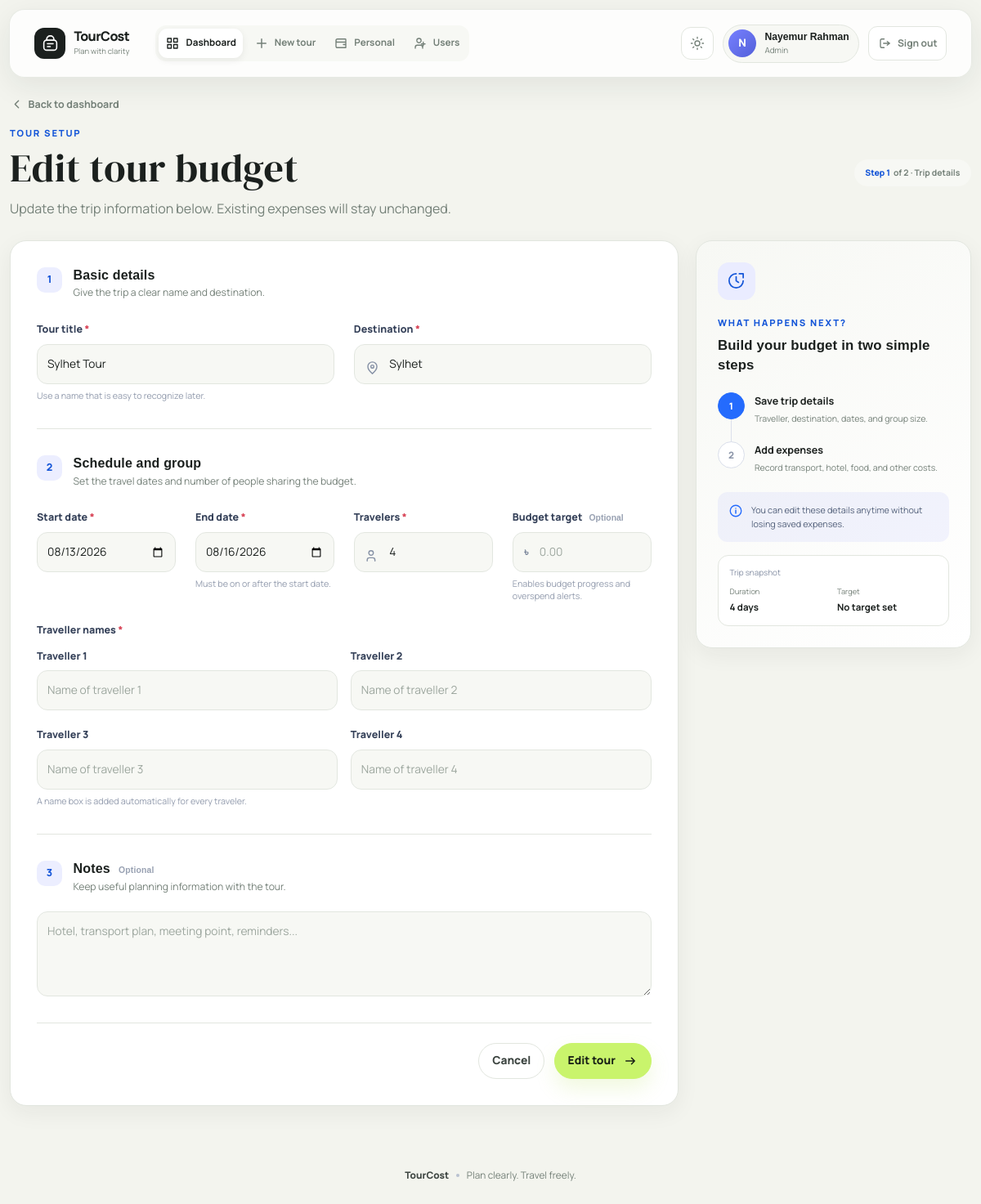
The page /tour/2/edit (signed in) on the database its author committed.
### tables this page shows
CREATE TABLE users (
                id INTEGER PRIMARY KEY AUTOINCREMENT,
                username TEXT NOT NULL UNIQUE,
                full_name TEXT NOT NULL,
                password_hash TEXT NOT NULL,
                role TEXT NOT NULL DEFAULT 'user',
                created_at TEXT NOT NULL,
                updated_at TEXT NOT NULL,
                CHECK(role IN ('super_admin', 'admin', 'user'))
            );

CREATE TABLE tours (
                id INTEGER PRIMARY KEY AUTOINCREMENT,
                title TEXT NOT NULL,
                destination TEXT NOT NULL,
                start_date TEXT NOT NULL,
                end_date TEXT NOT NULL,
                travelers INTEGER NOT NULL,
                transport_cost REAL NOT NULL DEFAULT 0,
                hotel_cost_per_night REAL NOT NULL DEFAULT 0,
                hotel_nights INTEGER NOT NULL DEFAULT 0,
                food_cost_per_person_per_day REAL NOT NULL DEFAULT 0,
                food_days INTEGER NOT NULL DEFAULT 0,
                activities_cost REAL NOT NULL DEFAULT 0,
                visa_cost REAL NOT NULL DEFAULT 0,
                shopping_cost REAL NOT NULL DEFAULT 0,
                other_cost REAL NOT NULL DEFAULT 0,
                tax_percent REAL NOT NULL DEFAULT 0,
                contingency_percent REAL NOT NULL DEFAULT 0,
                notes TEXT DEFAULT '',
                created_at TEXT NOT NULL,
                updated_at TEXT NOT NULL
            , total_cost REAL NOT NULL DEFAULT 0, budget_limit REAL NOT NULL DEFAULT 0, traveller_name TEXT NOT NULL DEFAULT '');

### app.py (the view, shortened to what this page needs)
@app.route("/tour/<int:tour_id>/edit", methods=["GET", "POST"])
@login_required
def edit_tour(tour_id):
    with get_db() as conn:
        existing = conn.execute("SELECT * FROM tours WHERE id = ?", (tour_id,)).fetchone()
    if not existing:
        flash("Tour not found.", "danger")
        return redirect(url_for("dashboard"))
    return render_template("tour_form.html", tour=existing, mode="Edit")

### templates/tour_form.html (shortened to what this page needs)
{% extends "base.html" %}
{% block content %}
<div class="page-heading">
    <a class="back-link" href="{{ url_for('dashboard') }}">
        <svg viewBox="0 0 24 24" fill="none" aria-hidden="true"><path d="m15 18-6-6 6-6" stroke="currentColor" stroke-width="2" stroke-linecap="round" stroke-linejoin="round"/></svg>
        Back to dashboard
    </a>
    <div class="page-heading-row">
        <div>
            <span class="section-kicker">Tour setup</span>
            <h1>{{ mode }} tour budget</h1>
            <p>{% if mode == 'Create' %}Start with the essential trip details. You can add expenses on the next screen.{% else %}Update the trip information below. Existing expenses will stay unchanged.{% endif %}</p>
        </div>
        <span class="step-pill"><strong>Step 1</strong> of 2 · Trip details</span>
    </div>
</div>
<div class="form-layout">
    <div class="form-surface">
        <form method="post" id="tourForm">
            <section class="form-section" aria-labelledby="basicDetailsHeading">
                <div class="form-section-heading">
                    <span class="form-section-number">1</span>
                    <div>
                        <h2 id="basicDetailsHeading">Basic details</h2>
                        <p>Give the trip a clear name and destination.</p>
                    </div>
                </div>
                <div class="row g-4">
                    <div class="col-md-6">
                        <label class="form-label" for="tourTitle">Tour title <span class="required-mark">*</span></label>
                        <input class="form-control" id="tourTitle" name="title" required maxlength="120" value="{{ tour['title'] if tour else '' }}" placeholder="e.g. Cox's Bazar Weekend" autofocus>
                        <div class="field-hint">Use a name that is easy to recognize later.</div>
                    </div>
                    <div class="col-md-6">
                        <label class="form-label" for="destination">Destination <span class="required-mark">*</span></label>
                        <div class="input-with-icon">
                            <span aria-hidden="true"><svg viewBox="0 0 24 24" fill="none"><path d="M19 10c0 5-7 11-7 11S5 15 5 10a7 7 0 1 1 14 0Z" stroke="currentColor" stroke-width="1.8"/><circle cx="12" cy="10" r="2.3" stroke="currentColor" stroke-width="1.8"/></svg></span>
                            <input class="form-control" id="destination" name="destination" required maxlength="120" value="{{ tour['destination'] if tour else '' }}" placeholder="e.g. Cox's Bazar, Bangladesh">
                        </div>
                    </div>
                </div>
            </section>
            <section class="form-section" aria-labelledby="scheduleHeading">
                <div class="form-section-heading">
                    <span class="form-section-number">2</span>
                    <div>
                        <h2 id="scheduleHeading">Schedule and group</h2>
                        <p>Set the travel dates and number of people sharing the budget.</p>
                    </div>
                </div>
                <div class="row g-4">
                    <div class="col-md-6 col-lg-3">
                        <label class="form-label" for="startDate">Start date <span class="required-mark">*</span></label>
                        <input type="date" class="form-control" id="startDate" name="start_date" required value="{{ tour['start_date'] if tour else '' }}">
                    </div>
                    <div class="col-md-6 col-lg-3">
                        <label class="form-label" for="endDate">End date <span class="required-mark">*</span></label>
                        <input type="date" class="form-control" id="endDate" name="end_date" required value="{{ tour['end_date'] if tour else '' }}">
                        <div class="field-hint">Must be on or after the start date.</div>
                    </div>
                    <div class="col-md-6 col-lg-3">
                        <label class="form-label" for="travelers">Travelers <span class="required-mark">*</span></label>
                        <div class="input-with-icon">
                            <span aria-hidden="true"><svg viewBox="0 0 24 24" fill="none"><path d="M16 20v-1.5a3.5 3.5 0 0 0-3.5-3.5h-5A3.5 3.5 0 0 0 4 18.5V20M10 11a3.5 3.5 0 1 0 0-7 3.5 3.5 0 0 0 0 7Z" stroke="currentColor" stroke-width="1.8" stroke-linecap="round"/></svg></span>
                            <input type="number" min="1" max="10000" class="form-control" id="travelers" name="travelers" required value="{{ tour['travelers'] if tour else 1 }}">
                        </div>
                    </div>
                    <div class="col-md-6 col-lg-3">
                        <label class="form-label" for="budgetLimit">Budget target <span class="optional-label">Optional</span></label>
                        <div class="money-input">
                            <span>&#2547;</span>
                            <input type="number" min="0" max="1000000000" step="0.01" inputmode="decimal" class="form-control" id="budgetLimit" name="budget_limit" value="{{ tour['budget_limit'] if tour and tour['budget_limit'] else '' }}" placeholder="0.00">
                        </div>
                        <div class="field-hint">Enables budget progress and overspend alerts.</div>
                    </div>
                    <div class="col-12">
                        <div class="form-label">Traveller names <span class="required-mark">*</span></div>
                        <div class="row g-3" id="travellerNameFields"></div>
                        <div class="field-hint">A name box is added automatically for every traveler.</div>
                    </div>
                </div>
            </section>
            <section class="form-section" aria-labelledby="notesHeading">
                <div class="form-section-heading">
                    <span class="form-section-number">3</span>
                    <div>
                        <h2 id="notesHeading">Notes <span class="optional-label">Optional</span></h2>
                        <p>Keep useful planning information with the tour.</p>
                    </div>
                </div>
                <textarea class="form-control" id="tourNotes" rows="4" name="notes" maxlength="1000" placeholder="Hotel, transport plan, meeting point, reminders...">{{ tour['notes'] if tour else '' }}</textarea>
            </section>
            <div class="form-actions">
                <a class="btn btn-secondary-soft" href="{{ url_for('dashboard') }}">Cancel</a>
                <button class="btn btn-primary btn-icon" type="submit">
                    <span>{{ mode }} tour</span>
                    <svg viewBox="0 0 24 24" fill="none" aria-hidden="true"><path d="M5 12h14m-5-5 5 5-5 5" stroke="currentColor" stroke-width="2" stroke-linecap="round" stroke-linejoin="round"/></svg>
                </button>
            </div>
        </form>
    </div>
    <aside class="workflow-card" aria-labelledby="nextStepsHeading">
        <div class="workflow-icon" aria-hidden="true"><svg viewBox="0 0 24 24" fill="none"><path d="M12 3a9 9 0 1 0 9 9" stroke="currentColor" stroke-width="1.8" stroke-linecap="round"/><path d="M12 7v5l3 2M16 3h5v5" stroke="currentColor" stroke-width="1.8" stroke-linecap="round" stroke-linejoin="round"/></svg></div>
        <span class="section-kicker">What happens next?</span>
        <h2 id="nextStepsHeading">Build your budget in two simple steps</h2>
        <ol class="workflow-list">
            <li class="active"><span>1</span><div><strong>Save trip details</strong><small>Traveller, destination, dates, and group size.</small></div></li>
            <li><span>2</span><div><strong>Add expenses</strong><small>Record transport, hotel, food, and other costs.</small></div></li>
        </ol>
        <div class="info-callout">
            <svg viewBox="0 0 24 24" fill="none" aria-hidden="true"><circle cx="12" cy="12" r="9" stroke="currentColor" stroke-width="1.8"/><path d="M12 11v5m0-8h.01" stroke="currentColor" stroke-width="2" stroke-linecap="round"/></svg>
            <p>You can edit these details anytime without losing saved expenses.</p>
        </div>
        <div class="trip-preview" aria-live="polite">
            <span>Trip snapshot</span>
            <div><small>Duration</small><strong id="tripDuration">Choose travel dates</strong></div>
            <div><small>Target</small><strong id="tripBudget">No target set</strong></div>
        </div>
    </aside>
</div>
{% endblock %}

### templates/base.html (shortened to what this page needs)
<!doctype html>
<html lang="en">
<head>
    <link href="https://cdn.jsdelivr.net/npm/bootstrap@5.3.3/dist/css/bootstrap.min.css" rel="stylesheet">
    <link rel="stylesheet" href="{{ url_for('static', filename='style.css') }}">
</head>
<body>
<div class="page-shell">
<nav class="navbar navbar-expand-lg navbar-dark app-navbar">
    <div class="container nav-container">
        <a class="navbar-brand brand-mark" href="{{ url_for('dashboard') }}">
            <span class="brand-icon" aria-hidden="true">
            </span>
            <span>
                <strong>TourCost</strong>
                <small>Plan with clarity</small>
            </span>
        </a>
        {% if is_logged_in %}
        <div class="collapse navbar-collapse" id="primaryNav">
            <div class="navbar-nav app-nav-links" aria-label="Primary navigation">
                <a class="nav-link {% if request.endpoint in ('dashboard', 'view_tour', 'edit_tour') %}active{% endif %}" href="{{ url_for('dashboard') }}" {% if request.endpoint in ('dashboard', 'view_tour', 'edit_tour') %}aria-current="page"{% endif %}>
                    <svg viewBox="0 0 24 24" fill="none" aria-hidden="true"><path d="M4 4h6v6H4V4Zm10 0h6v6h-6V4ZM4 14h6v6H4v-6Zm10 0h6v6h-6v-6Z" stroke="currentColor" stroke-width="1.8" stroke-linejoin="round"/></svg>
                    Dashboard
                </a>
                <a class="nav-link {% if request.endpoint == 'new_tour' %}active{% endif %}" href="{{ url_for('new_tour') }}" {% if request.endpoint == 'new_tour' %}aria-current="page"{% endif %}>
                    <svg viewBox="0 0 24 24" fill="none" aria-hidden="true"><path d="M12 5v14M5 12h14" stroke="currentColor" stroke-width="2" stroke-linecap="round"/></svg>
                    New tour
                </a>
                <a class="nav-link " href="{{ url_for('personal_expenses') }}" >
                    <svg viewBox="0 0 24 24" fill="none" aria-hidden="true"><path d="M4 7.5A2.5 2.5 0 0 1 6.5 5H19a1 1 0 0 1 1 1v13H6.5A2.5 2.5 0 0 1 4 16.5v-9Zm0 0A2.5 2.5 0 0 0 6.5 10H20m-4 4h4" stroke="currentColor" stroke-width="1.8" stroke-linecap="round" stroke-linejoin="round"/></svg>
                    Personal
                </a>
                {% if can_manage_users %}
                <a class="nav-link {% if request.endpoint == 'manage_users' %}active{% endif %}" href="{{ url_for('manage_users') }}" {% if request.endpoint == 'manage_users' %}aria-current="page"{% endif %}>
                    <svg viewBox="0 0 24 24" fill="none" aria-hidden="true"><path d="M16 20v-1.5a3.5 3.5 0 0 0-3.5-3.5h-5A3.5 3.5 0 0 0 4 18.5V20M10 11a3.5 3.5 0 1 0 0-7 3.5 3.5 0 0 0 0 7Zm7-1v6m-3-3h6" stroke="currentColor" stroke-width="1.8" stroke-linecap="round"/></svg>
                    Users
                </a>
                {% endif %}
            </div>
            <div class="navbar-account">
                <button class="theme-toggle" type="button" data-theme-toggle aria-label="Switch color theme" title="Switch color theme">
                </button>
                <div class="user-pill">
                    <span class="user-avatar">{{ current_user['full_name'][0]|upper }}</span>
                    <span>
                        <strong>{{ current_user['full_name'] }}</strong>
                        <small>{{ current_user['role'].replace('_', ' ')|title }}</small>
                    </span>
                </div>
                <form method="post" action="{{ url_for('logout') }}">
                    <button class="logout-button" type="submit" aria-label="Sign out">
                        <svg viewBox="0 0 24 24" fill="none" aria-hidden="true"><path d="M10 5H6a2 2 0 0 0-2 2v10a2 2 0 0 0 2 2h4m5-4 4-3-4-3m4 3H9" stroke="currentColor" stroke-width="1.8" stroke-linecap="round" stroke-linejoin="round"/></svg>
                        <span>Sign out</span>
                    </button>
                </form>
            </div>
        </div>
        {% endif %}
    </div>
</nav>
<main class="container app-main" id="main-content" tabindex="-1">
    {% block content %}{% endblock %}
</main>
<footer class="container app-footer">
    <span>TourCost</span>
    <span class="footer-dot" aria-hidden="true"></span>
    <span>Plan clearly. Travel freely.</span>
</footer>
</div>
</body>
</html>

### rows shown on the page
users: full_name "N", full_name "Nayemur Rahman", role.replace "Admin"
tours: title "Sylhet Tour", destination "Sylhet", start_date "08/13/2026", end_date "08/16/2026", travelers "4"

### other values the page prints
{{ mode }} "Edit"
